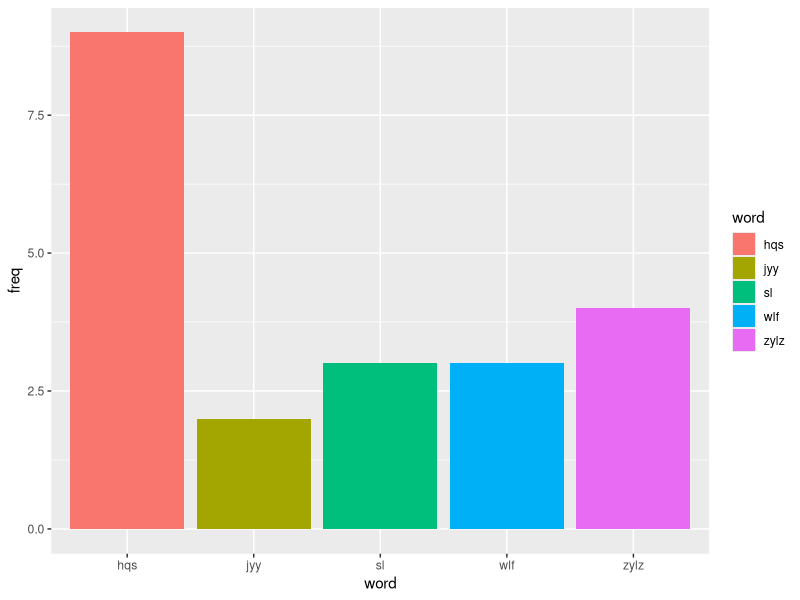

Generate this figure with R:
library('plyr')
library('stringr')
library(reshape2)
library(plyr)
library(ggplot2)

x <- readLines('word.csv')
f <- table(x)
d <- melt(f)
names(d) <- c('word','freq')
sort_d <- d[order(d$freq) , ]

p <- ggplot(sort_d, aes(x = word, y = freq, fill=word)) + 
        geom_bar(stat = "identity")

ggsave(p, filename="multi_color_bar-ggplot2.png" , width = 8)
